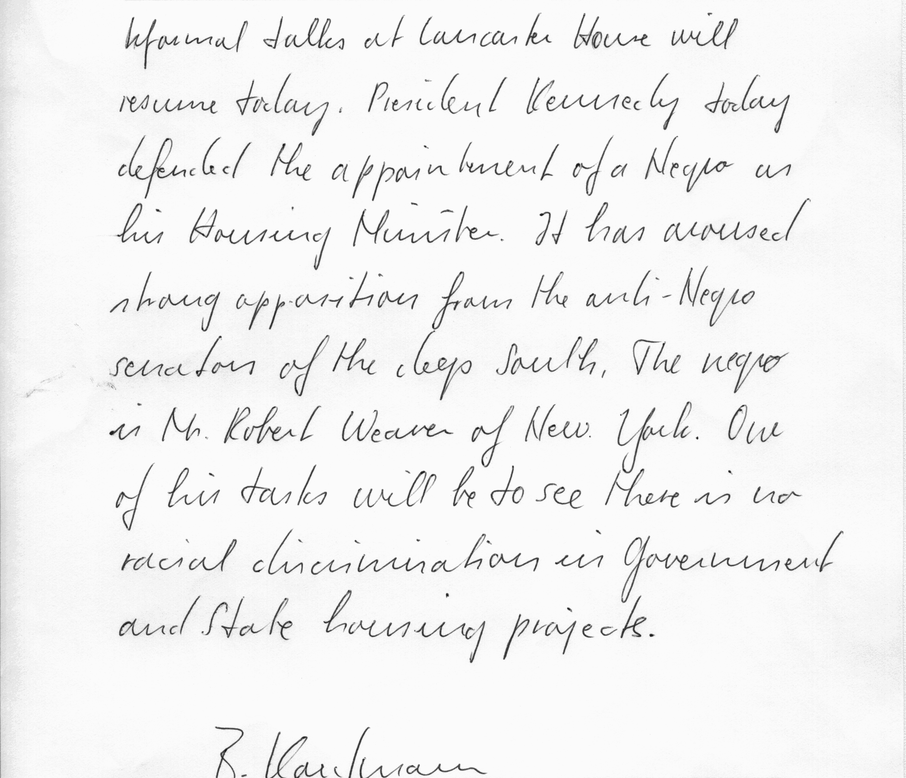
#> input picture NeuralNetworkWIP/handwritten-a01-043.png, 906 x 778 px, shrunk from 2479 x 2129 before the run
$ python -i utils.py   (imports and definitions only)
#> lines starting #> are read from the running program, lines starting #| are printed output that depends on the picture
import numpy as np
from PIL import Image
from scipy.signal import argrelextrema
import matplotlib.pyplot as plt


class SplitImage():
    '''
    Usage example:

    from Utils import SplitImage

    si = SplitImage('some/file/path')
    handwritten_area = si.handwritten_area()
    handwritten_area.save('handwritten.png')
    '''

    def __init__(self, path, transitions=None):
#> called with path = 'handwritten-a01-043.png'
        self.path = path
        self.image = Image.open(path)
#> self.image is the input picture: PIL image 906x778 L; min 7, max 255, mean 242.3
        self.width, self.height = self.image.size
#> self.width = 906; self.height = 778
        self.transitions = transitions

    def black_and_white(self):
        threshold = 195
        fn = lambda x : 255 if x > threshold else 0
        return self.image.convert('L').point(fn, mode='1')
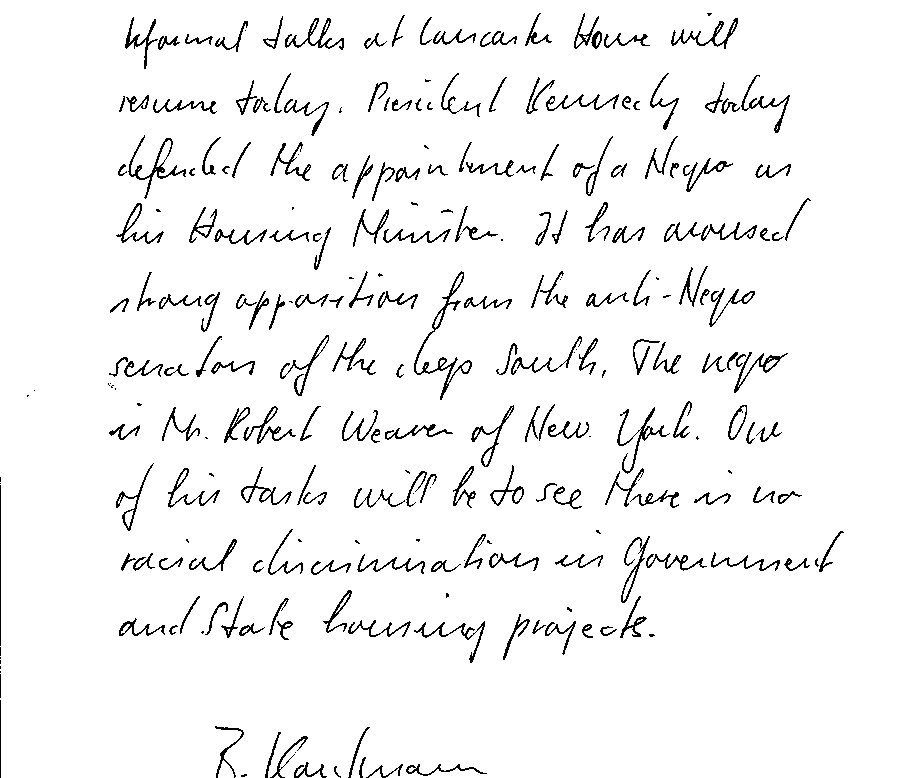
#> returned value: PIL image 906x778 1; 95.4% white; black in thin lines or dots

    def header_area(self):
        transitions = self._area_transitions()
        area = (0, 0, self.width, transitions[0])
        return self.image.crop(area)

    # [14 lines left out: functions printed_area, handwritten_area, footer_area, not called in this run]

    def _horizontal_runs_of_black(self):
        bw = np.array(self.black_and_white())
        runs_of_black = []
        for i in range(self.height):
            max = 0
            run = 0
            for j in range(self.width):
                if bw[i, j] == 0:
                    run += 1
                else:
                    run = 0

                if run > max:
                    max = run
            runs_of_black.append(max)
        return runs_of_black

    def _mask_areas(self):
        runs_of_black = self._horizontal_runs_of_black()
        mask = [1] * self.height
#> mask = 778 values from 1 to 1
        for i in range(self.height):
            if runs_of_black[i] > 200:
                mask[i-2] *= 0
                mask[i-1] *= 0
                mask[i] *= 0
                mask[i+1] *= 0
                mask[i+2] *= 0
        return mask

    def _area_transitions(self):
        if self.transitions is None:
            mask = self._mask_areas()
#> mask = 778 values from 1 to 1
            transitions = []
            for i in range(self.height-1):
                if abs(mask[i] - mask[i+1]) > 0:
                    transitions.append(i)
#> after the loop, transitions = []
            self.transitions = transitions
#> self.transitions = []
        return self.transitions


class LineSegment():
    # [83 lines left out: functions __init__, segment_image, black_and_white, horizontal_projection, normalize_projection, cut_noise_from_projection and 3 more, not called in this run]

>>> result = SplitImage('handwritten-a01-043.png').header_area()
#> (the run stopped early here; a loop or call above may not have finished)
